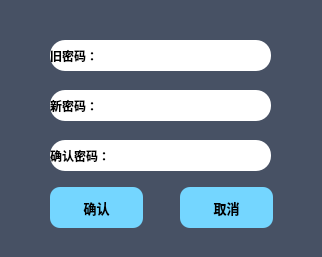
<?xml version="1.0" encoding="UTF-8"?>
<ui version="4.0">
 <class>changePassword</class>
 <widget class="QDialog" name="changePassword">
  <property name="geometry">
   <rect>
    <x>0</x>
    <y>0</y>
    <width>322</width>
    <height>257</height>
   </rect>
  </property>
  <property name="windowTitle">
   <string>Dialog</string>
  </property>
  <property name="styleSheet">
   <string notr="true">background-color: rgb(71, 81, 100);</string>
  </property>
  <widget class="QLabel" name="label">
   <property name="geometry">
    <rect>
     <x>50</x>
     <y>40</y>
     <width>71</width>
     <height>31</height>
    </rect>
   </property>
   <property name="font">
    <font>
     <weight>75</weight>
     <bold>true</bold>
    </font>
   </property>
   <property name="styleSheet">
    <string notr="true">background-color: rgb(255, 255, 255);
border-top-left-radius:15px;
border-bottom-left-radius:15px;</string>
   </property>
   <property name="text">
    <string>旧密码：</string>
   </property>
  </widget>
  <widget class="QLabel" name="label_2">
   <property name="geometry">
    <rect>
     <x>50</x>
     <y>90</y>
     <width>71</width>
     <height>31</height>
    </rect>
   </property>
   <property name="font">
    <font>
     <weight>75</weight>
     <bold>true</bold>
    </font>
   </property>
   <property name="styleSheet">
    <string notr="true">background-color: rgb(255, 255, 255);
border-top-left-radius:15px;
border-bottom-left-radius:15px;</string>
   </property>
   <property name="text">
    <string>新密码：</string>
   </property>
  </widget>
  <widget class="QLabel" name="label_3">
   <property name="geometry">
    <rect>
     <x>50</x>
     <y>140</y>
     <width>72</width>
     <height>31</height>
    </rect>
   </property>
   <property name="font">
    <font>
     <weight>75</weight>
     <bold>true</bold>
    </font>
   </property>
   <property name="styleSheet">
    <string notr="true">background-color: rgb(255, 255, 255);
border-top-left-radius:15px;
border-bottom-left-radius:15px;</string>
   </property>
   <property name="text">
    <string>确认密码：</string>
   </property>
  </widget>
  <widget class="QLineEdit" name="lineEdit">
   <property name="geometry">
    <rect>
     <x>120</x>
     <y>40</y>
     <width>151</width>
     <height>31</height>
    </rect>
   </property>
   <property name="styleSheet">
    <string notr="true">background-color: rgb(255, 255, 255);
border-top-right-radius:15px;
border-bottom-right-radius:15px;</string>
   </property>
   <property name="echoMode">
    <enum>QLineEdit::Password</enum>
   </property>
  </widget>
  <widget class="QPushButton" name="pushButton">
   <property name="geometry">
    <rect>
     <x>50</x>
     <y>187</y>
     <width>93</width>
     <height>41</height>
    </rect>
   </property>
   <property name="font">
    <font>
     <pointsize>10</pointsize>
     <weight>75</weight>
     <bold>true</bold>
    </font>
   </property>
   <property name="styleSheet">
    <string notr="true">#pushButton:!hover
{
background-color: rgb(116, 214, 255);
border-radius:10px;
}
#pushButton:hover
{
background-color:rgb(85, 187, 138);
border-radius:10px;
color:rgb(255, 255, 255);
}</string>
   </property>
   <property name="text">
    <string>确认</string>
   </property>
  </widget>
  <widget class="QPushButton" name="pushButton_2">
   <property name="geometry">
    <rect>
     <x>180</x>
     <y>187</y>
     <width>93</width>
     <height>41</height>
    </rect>
   </property>
   <property name="font">
    <font>
     <pointsize>10</pointsize>
     <weight>75</weight>
     <bold>true</bold>
    </font>
   </property>
   <property name="styleSheet">
    <string notr="true">#pushButton_2:!hover
{
background-color: rgb(116, 214, 255);
border-radius:10px;
}
#pushButton_2:hover
{
background-color:rgb(85, 187, 138);
border-radius:10px;
color:rgb(255, 255, 255);
}</string>
   </property>
   <property name="text">
    <string>取消</string>
   </property>
  </widget>
  <widget class="QLineEdit" name="lineEdit_2">
   <property name="geometry">
    <rect>
     <x>120</x>
     <y>90</y>
     <width>151</width>
     <height>31</height>
    </rect>
   </property>
   <property name="styleSheet">
    <string notr="true">background-color: rgb(255, 255, 255);
border-top-right-radius:15px;
border-bottom-right-radius:15px;</string>
   </property>
   <property name="echoMode">
    <enum>QLineEdit::Password</enum>
   </property>
  </widget>
  <widget class="QLineEdit" name="lineEdit_3">
   <property name="geometry">
    <rect>
     <x>120</x>
     <y>140</y>
     <width>151</width>
     <height>31</height>
    </rect>
   </property>
   <property name="styleSheet">
    <string notr="true">background-color: rgb(255, 255, 255);
border-top-right-radius:15px;
border-bottom-right-radius:15px;</string>
   </property>
   <property name="echoMode">
    <enum>QLineEdit::Password</enum>
   </property>
  </widget>
 </widget>
 <resources/>
 <connections/>
</ui>
